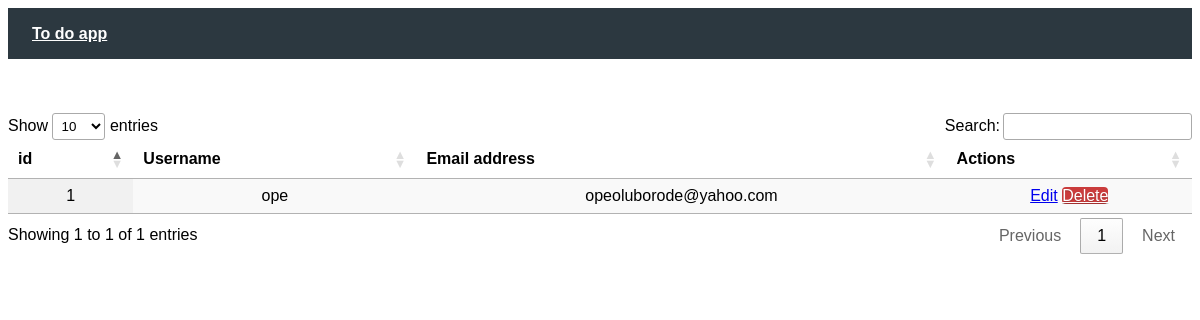
Screenshot of /allusers with the database file from the repository.
### tables this page shows
CREATE TABLE users(
        id INTEGER PRIMARY KEY AUTOINCREMENT,
        username VARCHAR(24),
        password VARCHAR(32),
        email VARCHAR(55),
        reg_date VARCHAR(32)
    );

### app.py (the view)
@app.route("/allusers", methods = ['GET'])
def get_all_users():
    all_users = model.admin.get_all_users()
    return render_template('admin/allusers.html', all_users = all_users )

### app.py (called while the page is built)
@app.before_request
def before_request():
    g.username = None
    if 'username' in session:
        g.username = session['username']

### model.py (called while the page is built)
    def get_all_users(self):
        connection = sqlite3.connect('todo_app.db', check_same_thread=False)
        connection.row_factory = sqlite3.Row
        cursor = connection.cursor()
        cursor.execute(""" SELECT * FROM users ORDER BY id DESC; """)
        db_users = cursor.fetchall()
        connection.commit()
        cursor.close()
        connection.close()
        return db_users

### templates/admin/allusers.html (shortened to what this page needs)
{% extends "layout/base.html" %}
{% block content %}
<div class="container">
    <br>
    <br>
    <br>
    <table id="table_id" class="display" style="width: 100%; margin-left: auto; margin-right: auto;">
        <thead>
            <tr>
                <th>id</th>
                <th>Username</th>
                <th>Email address</th>
                <th>Actions</th>
            </tr>
        </thead>
        <tbody>
            {% for user in all_users %}
            <tr>
                <td>{{ user["id"] }}</td>
                <td>{{ user["username"] }}</td>
                <td>{{ user["email"] }}</td>
                <td>
                    <a href="/editusers/{{ user["id"] }}" class="pure-button pure-button-primary">Edit</a>
                    <a href="deleteuser/{{ user[ "username" ] }}" class="button-error pure-button">Delete</a>
                </td>
            </tr>
            {% endfor %}
        </tbody>
    </table>
</div>
{% endblock %}

### static/css/style.css (style rules this page uses)
body { font-family: Arial, Helvetica, sans-serif; text-align: center; }
.button-success, .button-error, .button-warning, .button-secondary { color: white; border-radius: 4px; text-shadow: 0 1px 1px rgba(0, 0, 0, 0.2); }
.button-error { background: rgb(202, 60, 60); }

### rows the page displays
users: id "1", username "ope", email "opeoluborode@yahoo.com"
